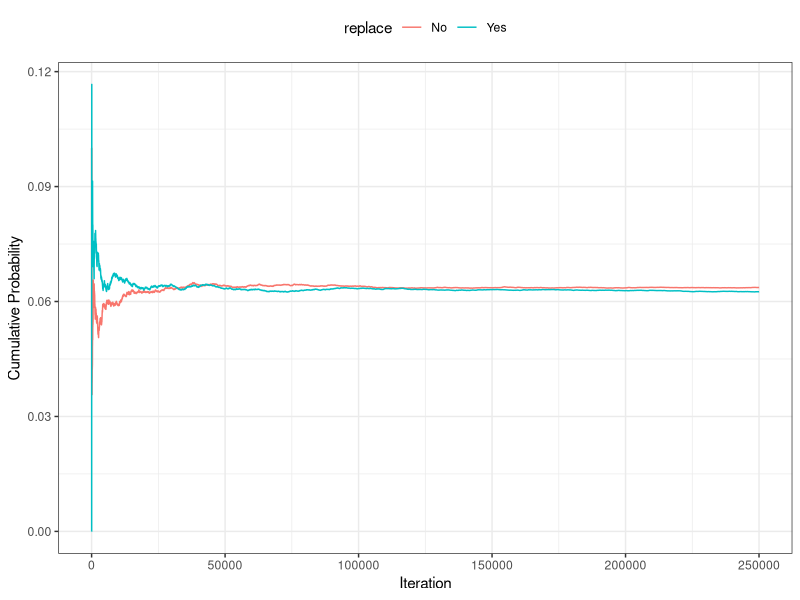

Source code (R): (Note: this script raises an error after producing the figure.)
library(ggplot2)
library(dplyr)
library(rio)
library(scales)

marbles <- function(draws, 
                    colors=c("red" = 10, "blue" = 10, "yellow" = 10, "green" = 10), 
                    replace=FALSE){
  # draws should be a character vector of required draws
  # colors defines the contents of the marble bag
  # replace indicates whether a drawn marble should be replaced in the bag
  ## make the bag 
  inbag <- rep(names(colors), colors)
  ## initialize the draws
  out_draw <- NULL
  ## loop over the values in draws
  for(i in 1:length(draws)){
    ## sample 1 observation from the bag
    tmp_s <- sample(inbag, 1)
    ## record the sampled item in the output object
    out_draw <- c(out_draw, tmp_s)
    if(!replace){
      ## if no replacement, then remove the drawn value
      ## from the bag
      w <- min(which(inbag == tmp_s))
      inbag <- inbag[-w]
    }
  }
  ## return a vector indicating whether the 
  ## draw matched all the conditions
  all(out_draw == draws)
}


reps1 <- replicate(250000, 
                   marbles(c("red", "green"), 
                      replace=TRUE)
                  )
reps2 <- replicate(250000, 
                   marbles(c("red", "green"), 
                           replace=FALSE)
                   )
tmp <- tibble(
  reps = c(reps1, reps2), 
  it = rep(1:250000, 2), 
  replace=rep(c("Yes", "No"), each=250000))
tmp <- tmp %>%
  group_by(replace) %>% 
  mutate(cm = cummean(reps)) %>% 
  filter(it %% 10 == 0)


ggplot(tmp, aes(x=it, 
                y=cm, 
                colour=replace))+ 
  geom_line() + 
  theme_bw() + 
  labs(x="Iteration", 
       y="Cumulative Probability") + 
  theme(legend.position="top")

# case_when(x, 
#   condition1 ~ value1, 
#   condition2 ~ value2, 
#   TRUE ~ value3)


dat = data.frame(x = c(1,2,3,4))
dat <- dat%>% 
  mutate(y = case_when(x <=3 ~ "yes", 
                       TRUE ~ "no"))
dat


dat <- dat %>% 
  mutate(y = case_when(x %in% c(1,2,3) ~ "yes", 
                       TRUE ~ "no"))
dat


dat <- data.frame(x = c(1,2,3,4, NA))
dat <- dat %>% 
  mutate(y = case_when(x <=3 ~ "yes", 
               TRUE ~ "no"))
dat


dat <- dat %>% 
  mutate(y = case_when(x <=3 ~ "yes", 
               is.na(x) ~ NA_character_, 
               TRUE ~ "no"))
dat


dat <- data.frame(x=1:4)
dat <- dat %>% 
  mutate(y = case_when(x <= 2 ~ "l", 
                       x >= 2 ~ "g"), 
         z = case_when(x >= 2 ~ "g",
               x <= 2 ~ "l"))
dat


ces <- import("ces19.dta")
q40 <- quantile(ces$market, .4, na.rm=TRUE)
ces <- ces %>% 
  mutate(market_01 = case_when(
    market < q40 ~ 0, 
    is.na(market) ~ NA_real_, 
    TRUE ~ 1
  ))
table(ces$market_01, useNA="ifany")


ces <- ces %>% 
  mutate(heart_ndp = case_when(
    leader_lib < leader_ndp & leader_con < leader_ndp ~ "yes", 
    is.na(leader_lib) | is.na(leader_con) | is.na(leader_ndp) ~ NA_character_, 
    TRUE ~ "no"))
table(ces$heart_ndp, useNA="ifany")


ces %>% 
  mutate(vote = factorize(vote)) %>% 
  group_by(vote, heart_ndp) %>% 
  summarise(n = n()) %>% 
  na.omit() %>% 
  group_by(heart_ndp) %>% 
  mutate(pct = n/sum(n)) %>% 
  ggplot(aes(x=vote, y=pct, fill=heart_ndp)) + 
    geom_bar(stat="identity", 
             position=position_dodge()) + 
    theme_classic() + 
  scale_y_continuous(label=percent) + 
  labs(x="Vote in 2019 Federal Election", 
       y="Percentage Voting For", 
       fill="Like NDP\nLeader Most")

